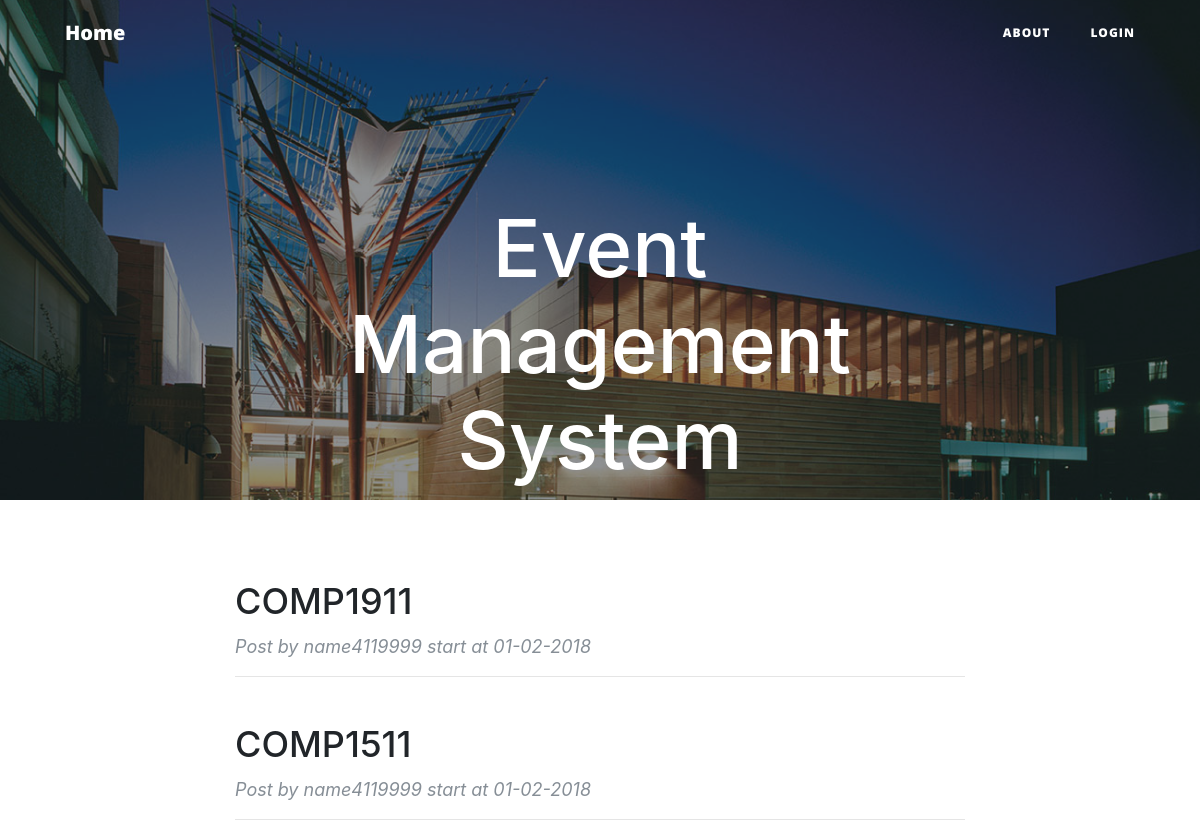
Before: / with the older database file.
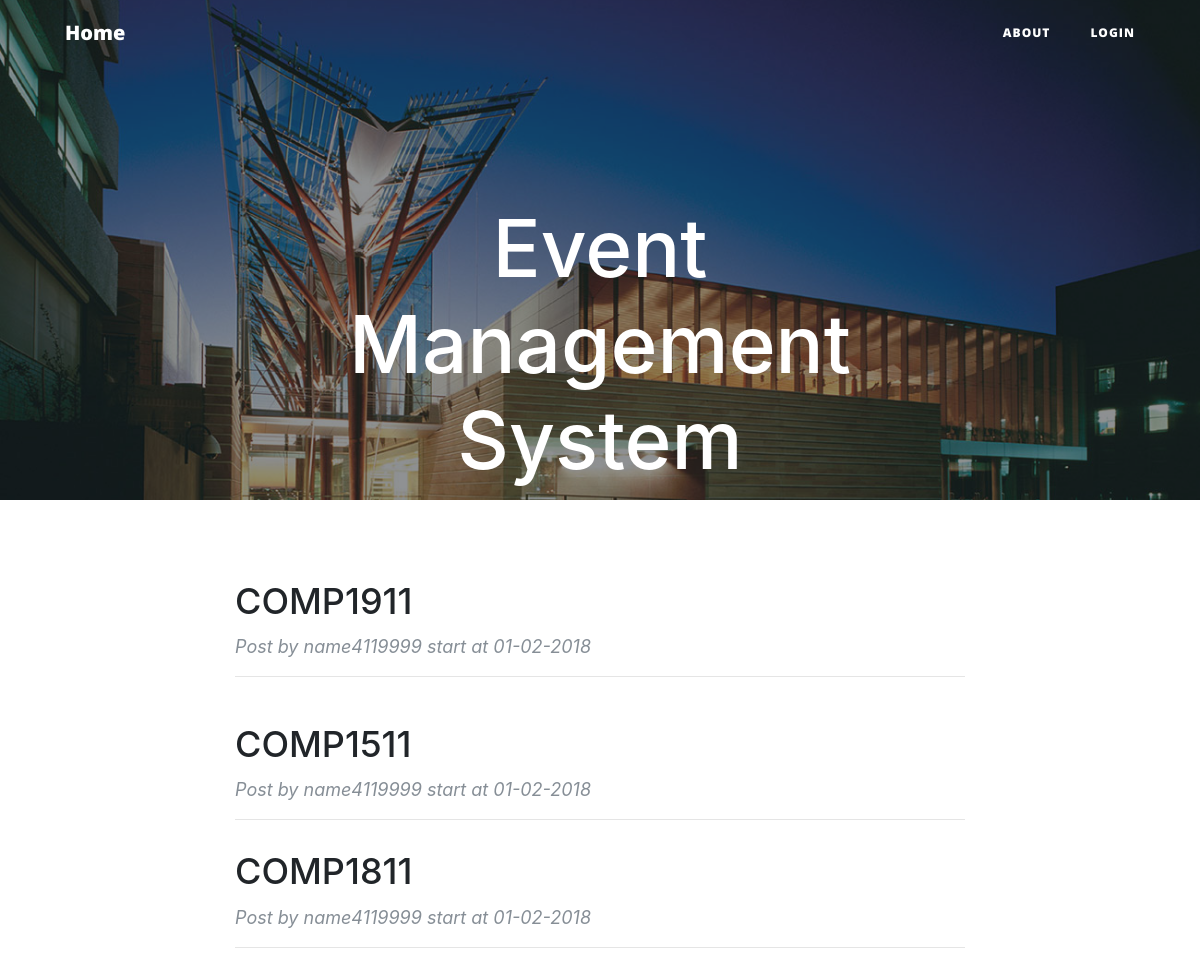
After: the same page with the newer database file.
### event.py (models this page shows, shortened)
class Event(db.Model):
    __tablename__ = 'events'
    event_id = db.Column(db.Integer, primary_key=True)
    title = db.Column(db.String(120))
    details = db.Column(db.UnicodeText)
    start = db.Column(db.String(80))
    end = db.Column(db.String(80))
    capacity = db.Column(db.Integer)
    status = db.Column(db.String(80))
    creater = db.Column(db.String(80))
    users = db.relationship('User',secondary=event_realation,
                            backref=db.backref('event_users_all', lazy='dynamic'))

class Seminar(db.Model):
    __tablename__ = 'seminars'
    seminar_id = db.Column(db.Integer, primary_key=True)
    title = db.Column(db.String(120))
    details = db.Column(db.UnicodeText)
    start = db.Column(db.String(80))
    end = db.Column(db.String(80))
    capacity = db.Column(db.Integer)
    status = db.Column(db.String(80))
    creater = db.Column(db.String(80))
    convenor = db.Column(db.String(80))
    users = db.relationship('User',secondary=seminar_realation,
                            backref=db.backref('seminar_users_all', lazy='dynamic'))
    sessions = db.relationship('Session',secondary=seminar_session,
                            backref=db.backref('session_all', lazy='dynamic'))

### route.py (the view)
@app.route('/')
def index():
    return render_template('index.html', events = Event.query.all(), seminars = Seminar.query.all())

### templates/index.html
{% extends 'base.html' %}
{% block body %}
<header class="masthead" style="background-image: url('{{ url_for('static',filename='asb-unsw-campus-53.jpg')}}'); width: auto; height:500px;">
    <div class="overlay"></div>
    <div class="container">
        <div class="row">
            <div class="col-lg-8 col-md-10 mx-auto">
                <div class="site-heading">
                    <h1>Event Management System</h1>
                    <span class="subheading">UNSW Event Management System</span>
                </div>
            </div>
        </div>
    </div>
</header>
<div class="container">
    <div class="row">
        <div class="col-lg-8 col-md-10 mx-auto">
            {% for event in events %}
                <div class="post-preview">
                    <a href="{{ url_for('info', eventId = event.event_id) }}">
                        <h2 class="post-title">
                            {{event.title}}
                        </h2>
                    </a>
                    <p class="post-meta">Post by {{ event.creater }} start at {{ event.start }}</p>
                </div>
                <hr>
            {% endfor %}
        </div>
    </div>
</div>
<div class="container">
    <div class="row">
        <div class="col-lg-8 col-md-10 mx-auto">
            {% for seminar  in seminars %}
                <div class="post-preview">
                    <a href="{{ url_for('seminarinfo', seminarId = seminar.seminar_id) }}">
                        <h2 class="post-title">
                            {{seminar.title}}
                        </h2>
                    </a>
                    <p class="post-meta">Post by {{ seminar.creater }} start at {{ seminar.start }}</p>
                </div>
                <hr>
            {% endfor %}
        </div>
    </div>
</div>
{% endblock %}

### templates/base.html (shortened to what this page needs)
<!DOCTYPE html>
<html lang="en">
    <head>
        <link rel = stylesheet type="text/css" href="{{ url_for('static',filename = 'font-awesome.min.css')}}"/>
        <link rel = stylesheet type="text/css" href="{{ url_for('static',filename = 'clean-blog.min.css')}}"/>
        <link rel = stylesheet type="text/css" href="{{ url_for('static',filename = 'bootstrap.min.css')}}"/>
    </head>
    <body>
        <nav  class="navbar navbar-expand-lg navbar-light fixed-top" id="mainNav">
            <div class="container">
                <a class="navbar-brand" href="{{url_for('index')}}">Home</a>
                <div class="collapse navbar-collapse" id="navbarResponsive">
                    <ul class="navbar-nav ml-auto">
                        <li class="nav-item">
                            <a class="nav-link" href="{{ url_for('about') }}">About</a>
                        </li>
                        {% if current_user.is_anonymous %}
                        <li class="nav-item">
                                <a class="nav-link" href="{{ url_for('login') }}">Login</a>
                        </li>
                        {% else %}
                        <li class="nav-item">
                            <a class="nav-link" href="{{ url_for('logout') }}">Logout</a>
                        </li>
                        {% endif %}
                    </ul>
                </div>
            </div>
        </nav>
        {% block body %}{% endblock %}
    </body>
</html>

Changed rows visible on the page:
added Seminar: title "COMP1811", creater "name4119999", start "01-02-2018"
